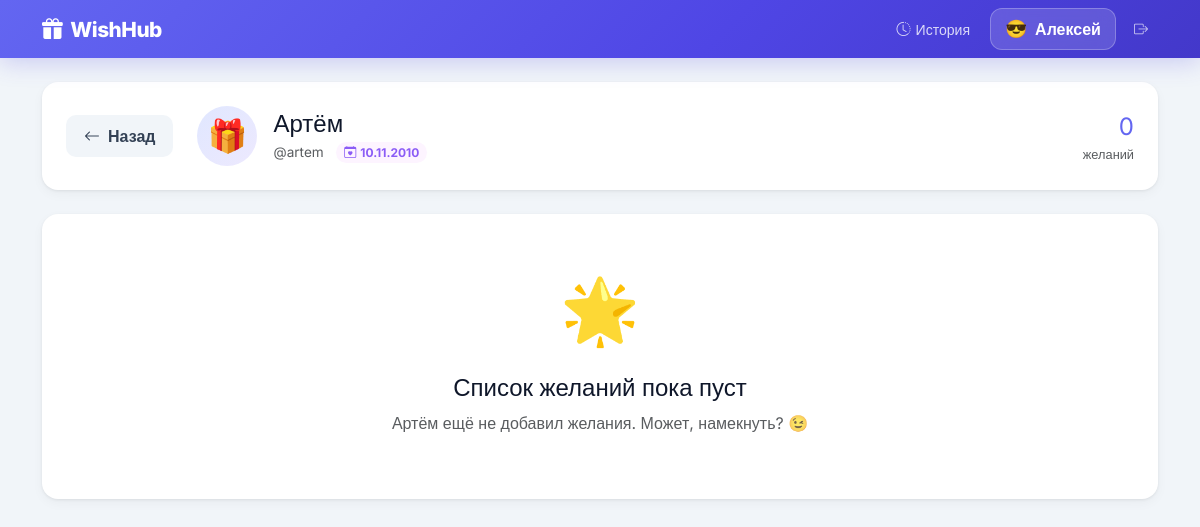
Page /user/6 (signed in) on the committed database.
### app.py (models this page shows)
class User(UserMixin, db.Model):
    id            = db.Column(db.Integer, primary_key=True)
    username      = db.Column(db.String(50), unique=True, nullable=False)
    password_hash = db.Column(db.String(255), nullable=False)
    name          = db.Column(db.String(50), nullable=False)
    is_admin      = db.Column(db.Boolean, default=False)
    birthday      = db.Column(db.Date, nullable=True)
    emoji         = db.Column(db.String(10), default='🎁')
    wishes        = db.relationship('WishItem', backref='owner', lazy=True, foreign_keys='WishItem.user_id')

### app.py (the view)
@app.route('/user/<int:user_id>')
@login_required
def view_wishlist(user_id):
    if user_id == current_user.id:
        return redirect(url_for('my_wishlist'))
    target_user = db.session.get(User, user_id)
    if not target_user:
        abort(404)
    wishes = WishItem.query.filter_by(user_id=user_id, is_purchased=False)\
                           .order_by(WishItem.created_at.desc()).all()
    return render_template('wishlist.html', target_user=target_user, wishes=wishes,
                           category_map=CATEGORY_MAP, categories=CATEGORIES)

### app.py (called while the page is built)
@login_manager.user_loader
def load_user(user_id):
    return db.session.get(User, int(user_id))

### templates/wishlist.html (shortened to what this page needs)
{% extends "base.html" %}
{% block content %}
<div class="card-w p-4 mb-4">
  <div class="d-flex flex-wrap align-items-center gap-4">
    <a href="{{ url_for('index') }}" class="btn btn-w btn-w-light">
      <i class="bi bi-arrow-left me-1"></i> Назад
    </a>
    <div class="d-flex align-items-center gap-3 flex-grow-1">
      <div class="d-flex align-items-center justify-content-center rounded-circle"
           style="width:60px;height:60px;font-size:2rem;background:linear-gradient(135deg,#e0e7ff,#ede9fe);flex-shrink:0">
        {{ target_user.emoji }}
      </div>
      <div>
        <h4 class="fw-800 mb-0">{{ target_user.name }}</h4>
        <span class="text-muted" style="font-size:.85rem">@{{ target_user.username }}</span>
        {% if target_user.birthday %}
        <span class="badge ms-2 rounded-pill px-2 py-1" style="background:#fdf4ff;color:#8b5cf6;font-size:.75rem">
          <i class="bi bi-calendar-heart me-1"></i>{{ target_user.birthday.strftime('%d.%m.%Y') }}
        </span>
        {% endif %}
      </div>
    </div>
    {% set total = wishes|length %}
    {% set booked = wishes|selectattr('booked_by_id')|list|length %}
    <div class="text-end">
      <div class="fw-700" style="font-size:1.5rem;color:#6366f1">{{ total }}</div>
      <div class="text-muted" style="font-size:.8rem">желаний</div>
    </div>
  </div>
</div>
{% if wishes %}
<div class="row g-3" id="wish-grid">
  {% for wish in wishes %}
  <div class="col-md-6 wish-col" data-cat="{{ wish.category }}">
    <div class="card-w h-100" id="wish-{{ wish.id }}">
      {% if wish.image_url %}
      <div style="height:180px;border-radius:16px 16px 0 0;overflow:hidden">
        <img src="{{ wish.image_url }}" alt="{{ wish.title }}"
             style="width:100%;height:100%;object-fit:cover"
             onerror="this.parentElement.innerHTML='<div style=\'height:180px;border-radius:16px 16px 0 0;background:{{ category_map[wish.category].gradient }};display:flex;align-items:center;justify-content:center;font-size:4rem\'></div>'">
      </div>
      {% else %}
      <div style="height:120px;border-radius:16px 16px 0 0;background:{{ category_map[wish.category].gradient }};display:flex;align-items:center;justify-content:center;font-size:3.5rem">
        {{ category_map[wish.category].emoji }}
      </div>
      {% endif %}
      <div class="p-4">
        <div class="d-flex justify-content-between align-items-start mb-2">
          <span class="cat-chip">{{ category_map[wish.category].emoji }} {{ category_map[wish.category].label }}</span>
          {% if wish.priority == 'high' %}
          <span class="badge-priority prio-high">🔥 Очень хочет</span>
          {% elif wish.priority == 'low' %}
          <span class="badge-priority prio-low">💭 Не срочно</span>
          {% else %}
          <span class="badge-priority prio-medium">✨ Хочет</span>
          {% endif %}
        </div>
        <h5 class="fw-700 mb-1">{{ wish.title }}</h5>
        {% if wish.description %}
        <p class="text-muted mb-2" style="font-size:.9rem;line-height:1.5">{{ wish.description }}</p>
        {% endif %}
        <div class="d-flex align-items-center gap-2 mb-3 flex-wrap">
          {% if wish.price %}
          <span class="fw-700" style="color:#6366f1;font-size:1.05rem">
            {{ '{:,.0f}'.format(wish.price).replace(',', ' ') }} ₽
          </span>
          {% endif %}
          {% if wish.link %}
          <a href="{{ wish.link }}" target="_blank" rel="noopener"
             class="btn btn-w btn-w-light btn-sm">
            <i class="bi bi-link-45deg me-1"></i> Ссылка
          </a>
          {% endif %}
        </div>
        {% if not wish.booked_by_id %}
        <form method="POST" action="{{ url_for('book_item', item_id=wish.id) }}">
          <button type="submit" class="btn btn-w btn-w-primary w-100">
            <i class="bi bi-bookmark-heart me-1"></i> Забронировать подарок
          </button>
        </form>
        {% elif wish.booked_by_id == current_user.id %}
        <div class="p-3 rounded-3 mb-2" style="background:#fffbeb;border:1.5px solid #fde68a">
          <p class="fw-600 text-center mb-2" style="color:#d97706">
            <i class="bi bi-bookmark-check-fill me-1"></i> Ты забронировал этот подарок
          </p>
          <div class="d-flex gap-2">
            <form method="POST" action="{{ url_for('purchase_item', item_id=wish.id) }}" class="flex-grow-1">
              <button type="submit" class="btn btn-w btn-w-success w-100 btn-purchase">
                <i class="bi bi-gift-fill me-1"></i> Уже подарил! 🎉
              </button>
            </form>
            <form method="POST" action="{{ url_for('unbook_item', item_id=wish.id) }}">
              <button type="submit" class="btn btn-w btn-w-light">Отмена</button>
            </form>
          </div>
        </div>
        {% else %}
        <div class="text-center py-2 px-3 rounded-3" style="background:#f1f5f9">
          <span class="text-muted fw-600" style="font-size:.9rem">
            <i class="bi bi-lock-fill me-1"></i> Уже берёт: {{ wish.booked_by.name }} {{ wish.booked_by.emoji }}
          </span>
        </div>
        {% endif %}
        <div class="mt-3 pt-3" style="border-top:1px solid #f1f5f9">
          {% if wish.comments %}
          <div class="mb-2">
            {% for c in wish.comments %}
            <div class="d-flex gap-2 mb-2">
              <span class="fw-600" style="font-size:.85rem;color:#6366f1;white-space:nowrap">{{ c.author.emoji }} {{ c.author.name }}:</span>
              <span style="font-size:.85rem;color:#475569">{{ c.text }}</span>
            </div>
            {% endfor %}
          </div>
          {% endif %}
          <form method="POST" action="{{ url_for('add_comment', item_id=wish.id) }}" class="d-flex gap-2">
            <input type="text" name="text" class="input-w" placeholder="Написать заметку (видно всем кроме именинника)" style="font-size:.85rem;padding:8px 12px">
            <button type="submit" class="btn btn-w btn-w-light" style="flex-shrink:0;padding:8px 14px">
              <i class="bi bi-send-fill" style="color:#6366f1"></i>
            </button>
          </form>
        </div>
      </div>
    </div>
  </div>
  {% endfor %}
</div>
{% else %}
<div class="text-center py-5 card-w">
  <div style="font-size:4rem">🌟</div>
  <h4 class="fw-700 mt-3">Список желаний пока пуст</h4>
  <p class="text-muted">{{ target_user.name }} ещё не добавил желания. Может, намекнуть? 😉</p>
</div>
{% endif %}
{% endblock %}

### templates/base.html (shortened to what this page needs)
<!DOCTYPE html>
<html lang="ru">
<head>
<link href="https://cdn.jsdelivr.net/npm/bootstrap@5.3.0/dist/css/bootstrap.min.css" rel="stylesheet">
<link href="https://cdn.jsdelivr.net/npm/bootstrap-icons@1.11.3/font/bootstrap-icons.min.css" rel="stylesheet">
</head>
<body>
<nav class="navbar navbar-expand-lg navbar-custom py-2 mb-4">
  <div class="container">
    <a class="navbar-brand text-white d-flex align-items-center gap-2" href="{{ url_for('index') }}">
      <i class="bi bi-gift-fill"></i> WishHub
    </a>
    {% if current_user.is_authenticated %}
    <div class="d-flex align-items-center gap-2 ms-auto flex-wrap">
      <a href="{{ url_for('history') }}" class="nav-history-btn">
        <i class="bi bi-clock-history"></i><span class="d-none d-sm-inline">История</span>
      </a>
      <a href="{{ url_for('my_wishlist') }}" class="nav-user-btn">
        <span style="font-size:1.1rem">{{ current_user.emoji }}</span>
        <span>{{ current_user.name }}</span>
      </a>
      <form method="POST" action="{{ url_for('logout') }}" class="m-0">
        <button type="submit" class="nav-link-logout border-0 bg-transparent cursor-pointer">
          <i class="bi bi-box-arrow-right"></i>
        </button>
      </form>
    </div>
    {% endif %}
  </div>
</nav>
<div class="container pb-5">
  {% block content %}{% endblock %}
</div>
</body>
</html>

### templates/base.html (style rules this page uses)
:root { --indigo: #6366f1; --indigo-d: #4f46e5; --indigo-l: #e0e7ff; --bg: #f1f5f9; --card: #fff; --text: #0f172a; --muted: #64748b; --border: #e2e8f0; --shadow: 0 1px 3px rgba(0,0,0,.07), 0 4px 12px rgba(0,0,0,.04); --shadow-lg: 0 8px 30px rgba(99,102,241,.12); --radius: 16px; --radius-sm: 10px; }
* { box-sizing: border-box; }
body { font-family:'Inter',sans-serif; background:var(--bg); color:var(--text); min-height:100vh; }
.navbar-custom { background: linear-gradient(135deg, #6366f1 0%, #4f46e5 60%, #4338ca 100%); box-shadow: 0 4px 24px rgba(79,70,229,.25); }
.navbar-brand { font-weight: 800; font-size: 1.3rem; letter-spacing: -.5px; }
.nav-user-btn { background: rgba(255,255,255,.15); backdrop-filter: blur(8px); border: 1px solid rgba(255,255,255,.25); border-radius: 12px; color: #fff; padding: 7px 14px; font-weight: 600; text-decoration: none; display: flex; align-items: center; gap: 8px; transition: all .2s; }
.nav-link-logout { color: rgba(255,255,255,.7); text-decoration: none; font-size: .88rem; padding: 6px 10px; border-radius: 8px; transition: all .2s; }
.nav-history-btn { color: rgba(255,255,255,.8); text-decoration: none; font-size: .88rem; padding: 6px 12px; border-radius: 8px; transition: all .2s; display: flex; align-items: center; gap: 5px; }
.card-w { background: var(--card); border: none; border-radius: var(--radius); box-shadow: var(--shadow); transition: transform .25s, box-shadow .25s; }
.btn-w { border-radius: 10px; font-weight: 600; padding: 9px 18px; transition: all .2s; border: none; }
.btn-w-light { background: #f1f5f9; color: #334155; }

### rows in the picture
User: emoji "😎", name "Алексей"
User: emoji "🎁", name "Артём", username "artem", birthday "10.11.2010"

### other values in the picture
{{ total }} "0"
